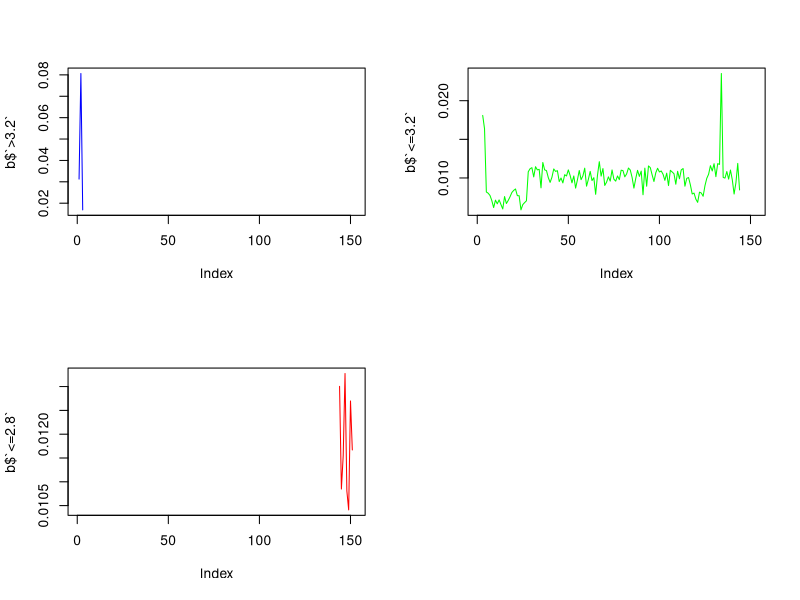
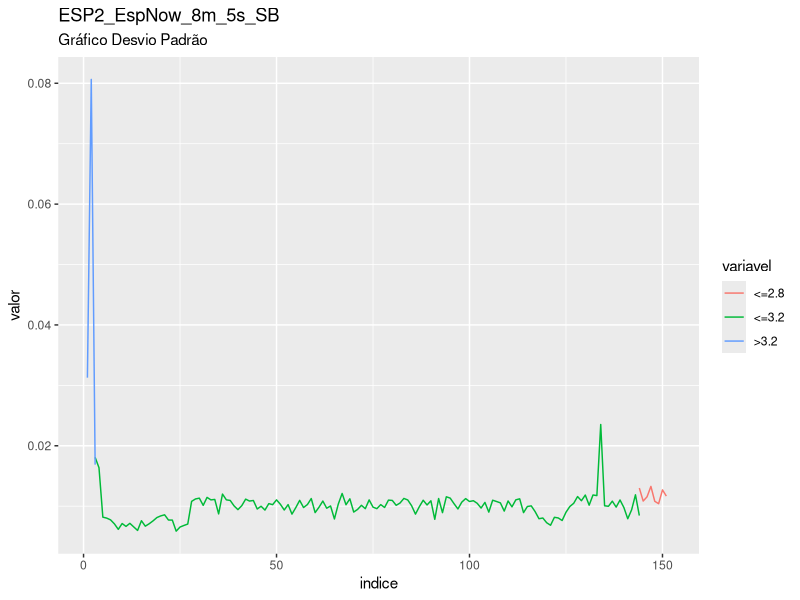
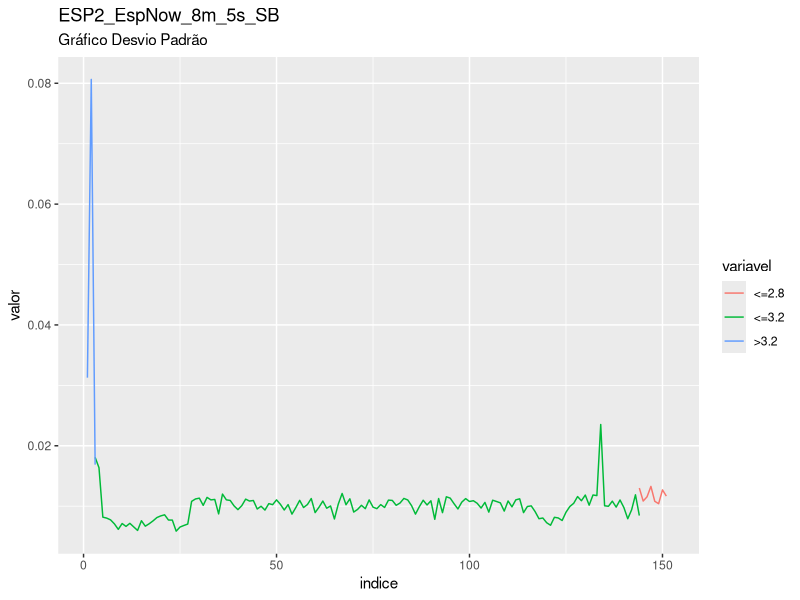

Here is the R script that generated these plots, in order:
library(readxl)
plan_ESP2_EspNow_8m_5s_SB <- read_excel("ESP2 EspNow 8m 5s SB.xlsx")
View(plan_ESP2_EspNow_8m_5s_SB)

valor<-plan_ESP2_EspNow_8m_5s_SB$Column9
posicoes<-c(1:length(valor))

corte_1<-min(posicoes[which(valor==3.2)])
corte_2<-min(posicoes[which(valor==2.8)])

valor[which(posicoes==corte_1)]
valor[which(posicoes==corte_2)]

a<- rep(1,corte_1)
b<- rep(2,corte_2-corte_1)
c<- rep(3,length(valor)-corte_2)

plan_ESP2_EspNow_8m_5s_SB$nivel<-c(a,b,c)


###########################################################

require(lubridate)
plan_ESP2_EspNow_8m_5s_SB$t<-(plan_ESP2_EspNow_8m_5s_SB$Column1)
plan_ESP2_EspNow_8m_5s_SB$t0<-min((plan_ESP2_EspNow_8m_5s_SB$Column1))
plan_ESP2_EspNow_8m_5s_SB$survt<-(plan_ESP2_EspNow_8m_5s_SB$t-plan_ESP2_EspNow_8m_5s_SB$t0)
segundos<-round(as.numeric(diff(plan_ESP2_EspNow_8m_5s_SB$survt,1)))
plan_ESP2_EspNow_8m_5s_SB$segundos<-c(0,segundos)
plan_ESP2_EspNow_8m_5s_SB$segundos<- ifelse(plan_ESP2_EspNow_8m_5s_SB$segundos<0,5,plan_ESP2_EspNow_8m_5s_SB$segundos)
plan_ESP2_EspNow_8m_5s_SB$segundos_acum<-cumsum(plan_ESP2_EspNow_8m_5s_SB$segundos)
plan_ESP2_EspNow_8m_5s_SB$minutos_acum<-round(cumsum(plan_ESP2_EspNow_8m_5s_SB$segundos)/60)
plan_ESP2_EspNow_8m_5s_SB$minuto = cut(as.numeric(plan_ESP2_EspNow_8m_5s_SB$minutos_acum), c(0,5, 10,15, 20,25, 30,35, 40,45,50,55,60,65,70,75,80,85,90,95,100,105,110,115,120,125,130,135,140,145,150,155,160,165,170,175,180,185,190,195,200,205,210,215,220,225,230,235,240,245,250,255,260,265,270,275,280,285,290,295,300,305,310,315,320,325,330,335,340,345,350,355,360,365,370,375,380,385,390,395,400,405,410,415,420,425,430,440,445,450,455,460,465,470,475,480,485,490,495,500,505,510,515,520,525,530,535,540,545,550,555,560,565,570,575,580,585,590,595,600,605,610,615,620,625,630,640,650,655,660,665,670,675,680,685,690,695,700,705,710,715,720,725,730,735,740,745,750,755,760,765,770,Inf), right=FALSE)


tapply(plan_ESP2_EspNow_8m_5s_SB$Column9,plan_ESP2_EspNow_8m_5s_SB$nivel,sd)
tapply(plan_ESP2_EspNow_8m_5s_SB$Column9,plan_ESP2_EspNow_8m_5s_SB$minuto,sd)

a<-tapply(plan_ESP2_EspNow_8m_5s_SB$Column9,list(plan_ESP2_EspNow_8m_5s_SB$minuto, plan_ESP2_EspNow_8m_5s_SB$nivel),sd)
b<-data.frame(a)
names(b)<-c(">3.2","<=3.2","<=2.8")

# exportando saida para csv
write.csv(a,file="saida_dp_ESP2_EspNow_8m_5s_SB.csv")

#grafico

par(mfrow = c(2, 2))
plot(b$`>3.2`,col="blue",type="l")
plot(b$`<=3.2`,col="green",type="l")
plot(b$`<=2.8`,col="red",type="l")

b$indice<-c(1:nrow(b))

library(tidyr)
library(ggplot2)

dados_long <- b %>% gather(variavel, valor, -indice)

ggplot(data = dados_long, aes(x = indice, y = valor, group = variavel)) +
  geom_line(aes(colour = variavel)) +
labs(title = "ESP2_EspNow_8m_5s_SB", subtitle = "Gráfico Desvio Padrão")

ggsave("Grafico_DP_ESP2_EspNow_8m_5s_SB.png")
